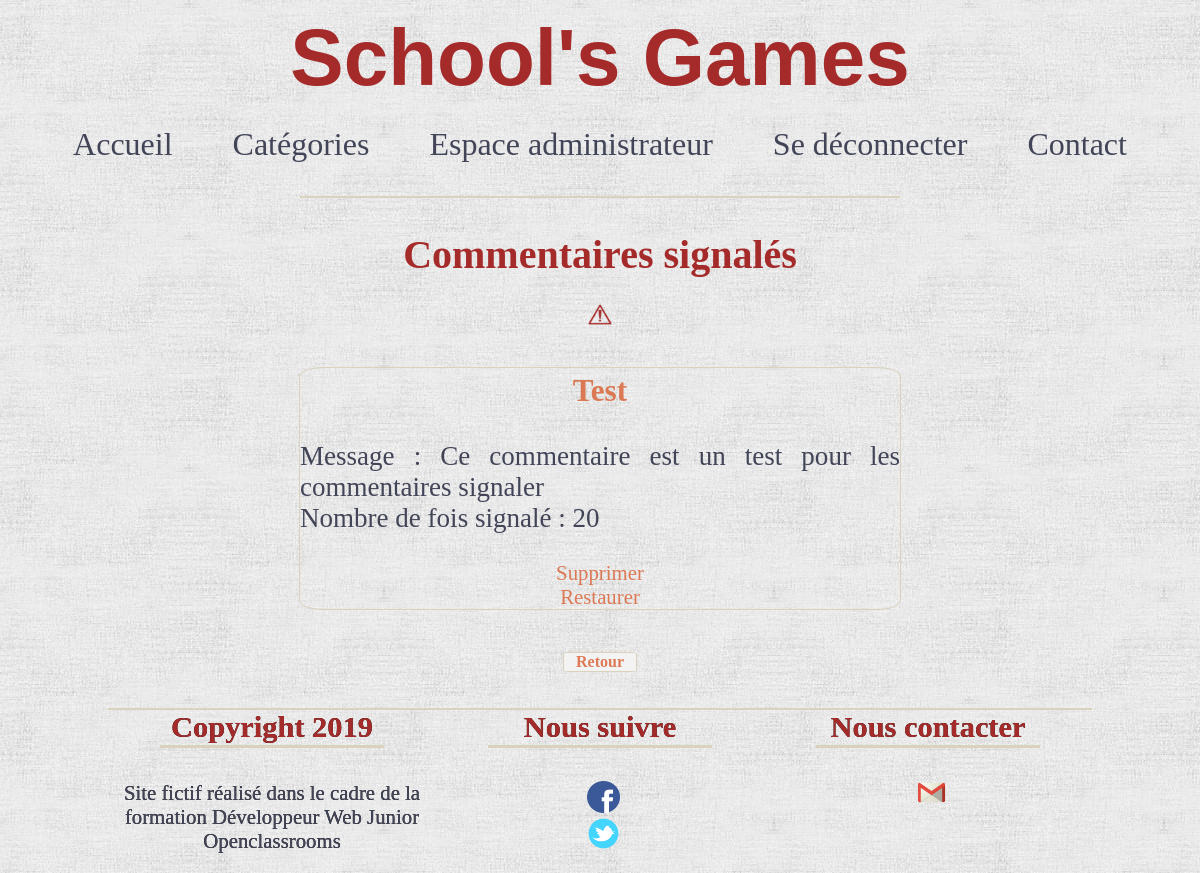
The page /index.php?c=commentaireSignaler (signed in) on the database its author committed.
### tables this page shows
CREATE TABLE `commentaire` (
  `id` int(11) NOT NULL,
  `id_article` int(11) NOT NULL,
  `pseudo` varchar(255) NOT NULL,
  `date` datetime NOT NULL DEFAULT CURRENT_TIMESTAMP,
  `commentaire` text NOT NULL,
  `signalement` int(11) NOT NULL
);

### controller/controllerCommentaires.php (called while the page is built, shortened)
<?php
class controllerCommentaires{
        private function objet(){
            require 'modele/modeleCommentaires.php';
            $post = new commentaires;
            return $post;
        }
        public function listeCommentaires(){
            $post = $this->objet();
            $reponse = $post->commentaireSignaler();
            require 'vue/commentairesSignaler.php';
        }
}

### modele/modeleCommentaires.php (called while the page is built, shortened)
<?php
class commentaires extends appelBDD{
        public function commentaireSignaler(){
            $bdd = $this->dbConnect();
            $reponse = $bdd->prepare("SELECT id, pseudo, commentaire, signalement FROM commentaire WHERE signalement >= '5'");
            $reponse->execute();
            return $reponse;
        }
}

### vue/commentairesSignaler.php (the view, shortened to what this page needs)
<!DOCTYPE html>
<html lang="fr">
<head>
    <link rel="stylesheet" type="text/css" href="css/style.css">
</head>
<?php require 'includes/header.php'; ?>
<body>
    <div id="rebord">
        <h2>Commentaires signalés</h2>
    </div>
    <img src="img/logoSignaler.png" id="cadenas">
    <?php
      while ($donnees = $reponse -> fetch())
		{
    ?>
    <div id="messageSignaler">
        <h6>
            <?php  echo htmlspecialchars($donnees['pseudo']);?>
        </h6>
        <p>
            Message :
            <?php echo nl2br(htmlspecialchars($donnees['commentaire']));?><br />
            Nombre de fois signalé :
            <?php echo htmlspecialchars($donnees['signalement'])?>
        </p>
        <a href="index.php?c=supprimerSignalement&articles=<?php echo htmlspecialchars($donnees['id']); ?>">Supprimer</a>
        <a href="index.php?c=restaurer&commentaire=<?php echo htmlspecialchars($donnees['id']); ?>">Restaurer</a>
    </div>
    <?php
		}
    ?>
    <a href="index.php?u=admin" id="back">Retour</a>
<?php require 'includes/footer.php'; ?>
    </body>
</html>

### css/style.css (style rules this page uses)
body { margin: 0px; padding: 0px; background-color: #F8F8F8; position: relative; background-image:url(../img/fond.jpg); overflow-x: hidden; }
h2 { font-size: 2.5em; text-align: center; color: brown; font-family: Gabriola; height: 1em; }
h6 { font-size: 1.5em; margin: 0; padding: 5px; }
p { text-align: justify; font-size: 1.3em; color: #424558; display: flex; justify-content: center; font-family: Gabriola; }
a { text-decoration: none; color: #d8663bdb; display: flex; justify-content: center; }
#rebord { border-top: 2px solid #D9D3BD; width: 50%; margin: auto; }
#messageSignaler { border: #D9D3BD 1px solid; width: 50%; margin: auto; margin-top: 2em; border-radius: 4%; text-align: center; margin-bottom: 2em; font-family: Gabriola; color: #d8663bdb; font-size: 1.3em; display: flex; flex-direction: column; justify-content: center; }
#back { border: 1px solid #D9D3BD; border-radius: 8%; width: 6%; color: #d8663bdb; font-weight: bold; background-color: #f3f3f3; cursor: pointer; display: flex; justify-content: center; align-items: center; margin: auto; margin-bottom: 2em; }
#cadenas { width: 2%; margin: auto; text-align: center; align-items: center; display: flex; }

### rows shown on the page
commentaire: pseudo "Test", commentaire "Ce commentaire est un test pour les commentaires signaler", signalement "20"
